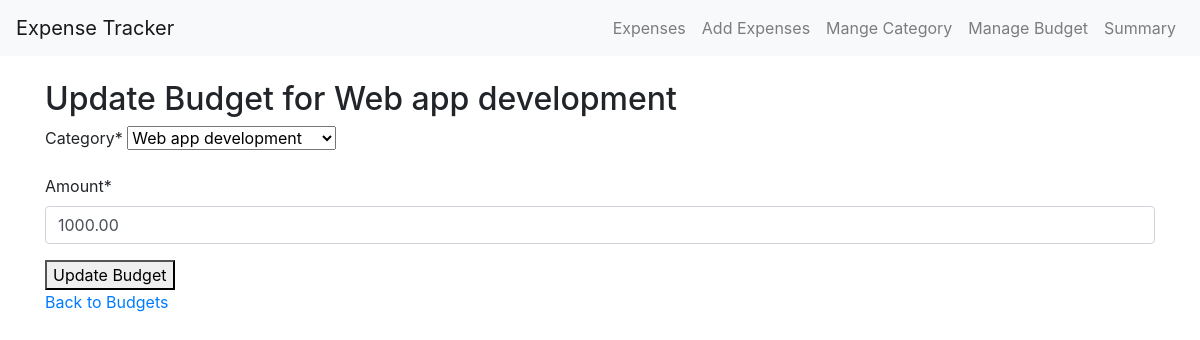
/budgets/update/1/, run on the app's committed database.
### expenses/models.py (models this page shows, shortened)
class Budget(models.Model):
    category = models.ForeignKey(Category, on_delete=models.CASCADE)
    amount = models.DecimalField(max_digits=10, decimal_places=2)

class Category(models.Model):
    name = models.CharField(max_length=100)
    def __str__(self):
        return self.name

### expenses/views.py (the view)
# urls.py: path('budgets/update/<int:budget_id>/', views.update_budget, name='update_budget'),
def update_budget(request, budget_id):
    budget = get_object_or_404(Budget, id=budget_id)
    if request.method == 'POST':
        form = BudgetForm(request.POST, instance=budget)
        if form.is_valid():
            form.save()
            return redirect('list_budgets')
    else:
        form = BudgetForm(instance=budget)
    return render(request, 'expenses/update_budget.html', {'form': form, 'budget': budget})

### expenses/forms.py
class BudgetForm(forms.ModelForm):
    class Meta:
        model = Budget
        fields = ['category', 'amount']

### expenses/templates/expenses/update_budget.html (shortened to what this page needs)
{% extends 'expenses/base.html' %}
{% load static %}
{%load crispy_forms_tags %}
{% block content %}
<h2>Update Budget for {{ budget.category.name }}</h2>
<form method="post">
    {{ form|crispy }}
    <button type="submit">Update Budget</button>
</form>
<a href="{% url 'list_budgets' %}">Back to Budgets</a>
{% endblock %}

### data on the page
Budget: category.name "Web app development", category "Web app development", amount "1000.00"
